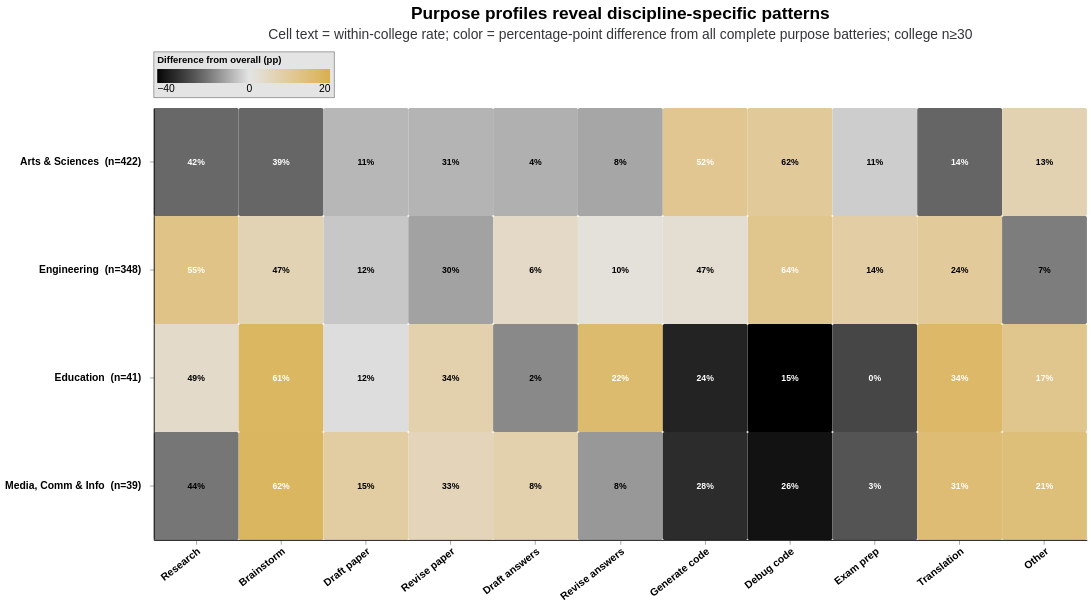

Notebook source saved alongside this figure:
### Code cell
# College-by-purpose grid. Display rates and color the percentage-point difference from
# the institution-wide purpose rate. Suppress college bases below 30.
college_bases = purpose_base.groupby("COLLEGE_NAME1").size()
eligible_colleges = college_bases.loc[college_bases.ge(30)].index

college_purpose = (
    purpose_long.loc[purpose_long["COLLEGE_NAME1"].isin(eligible_colleges)]
    .groupby(["COLLEGE_NAME1", "code", "PurposeShort"], observed=True)
    .agg(Selected=("Selected", "sum"), Base=("Selected", "size"))
    .reset_index()
)
college_purpose["Percent"] = 100 * college_purpose["Selected"] / college_purpose["Base"]

institution_purpose = purpose_long.groupby("code", observed=True)["Selected"].mean().mul(100)
college_purpose["Overall"] = college_purpose["code"].map(institution_purpose)
college_purpose["Delta"] = college_purpose["Percent"] - college_purpose["Overall"]
college_purpose["RateLabel"] = college_purpose["Percent"].map(lambda value: f"{value:.0f}%")
college_purpose["College"] = college_purpose["COLLEGE_NAME1"].map(COLLEGE_SHORT)
college_purpose["CollegeLabel"] = college_purpose.apply(
    lambda row: f"{row['College']}  (n={row['Base']:,})", axis=1
)

purpose_short_order = [PURPOSE_SHORT[code] for code in PURPOSE_COLUMNS]
college_order = (
    college_bases.loc[eligible_colleges]
    .sort_values(ascending=False)
    .index.to_series()
    .map(COLLEGE_SHORT)
    .tolist()
)
college_label_order = [
    f"{college}  (n={int(college_bases.loc[name]):,})"
    for name, college in zip(
        college_bases.loc[eligible_colleges].sort_values(ascending=False).index,
        college_order,
    )
]

heatmap = (
    alt.Chart(college_purpose)
    .mark_rect(cornerRadius=2)
    .encode(
        x=alt.X(
            "PurposeShort:N",
            sort=purpose_short_order,
            title=None,
            axis=alt.Axis(labelAngle=-38, labelAlign="right"),
        ),
        y=alt.Y("CollegeLabel:N", sort=college_label_order, title=None),
        color=alt.Color(
            "Delta:Q",
            scale=alt.Scale(
                type="symlog",
                domain=[-40, 25],
                domainMid=0,
                range=[CU_BLACK,  "#E4E4E4",  CU_GOLD],
            ),
            legend=alt.Legend(title="Difference from overall (pp)"),
        ),
        tooltip=[
            alt.Tooltip("College:N"),
            alt.Tooltip("PurposeShort:N", title="Purpose"),
            "Selected:Q",
            "Base:Q",
            alt.Tooltip("Percent:Q", format=".1f", title="College percent"),
            alt.Tooltip("Overall:Q", format=".1f", title="Overall percent"),
            alt.Tooltip("Delta:Q", format="+.1f", title="Difference (pp)"),
        ],
    )
)
heatmap_text = (
    alt.Chart(college_purpose)
    .mark_text(fontSize=10, fontWeight="bold")
    .encode(
        x=alt.X("PurposeShort:N", sort=purpose_short_order),
        y=alt.Y("CollegeLabel:N", sort=college_label_order),
        text="RateLabel:N",
        color=alt.condition(
            "abs(datum.Delta) >= 5",
            alt.value("white"),
            alt.value(CU_BLACK),
        ),
    )
)

college_purpose_chart = style_chart(
    (heatmap + heatmap_text).properties(
        width=1080,
        height=500,
        title=alt.Title(
            "Purpose profiles reveal discipline-specific patterns",
            subtitle="Cell text = within-college rate; color = percentage-point difference from all complete purpose batteries; college n≥30",
        ),
    )
)
college_purpose_chart

### Figure 1 — Vega-Lite specification as saved in the notebook (floating-point values rounded to 4 significant figures)
{"config": {"view": {"continuousWidth": 300, "continuousHeight": 300, "stroke": null}, "axis": {"domain": true, "domainColor": "#000000", "domainWidth": 1, "gridColor": "#D9D9D9", "gridOpacity": 0.33, "labelFont": "Arial", "labelFontSize": 12, "labelFontWeight": 600, "tickColor": "#333537", "tickWidth": 0.5, "ticks": true, "titleFont": "Arial", "titleFontSize": 14, "titleFontWeight": "bold"}, "axisX": {"orient": "bottom"}, "axisY": {"labelLimit": 500, "labelPadding": 10, "orient": "left"}, "legend": {"direction": "horizontal", "fillColor": "#E4E4E4", "labelFont": "Arial", "labelFontSize": 12, "offset": 12, "orient": "top", "padding": 4, "strokeColor": "#333537", "strokeWidth": 0.5, "symbolSize": 150, "title": null}, "title": {"align": "center", "anchor": "middle", "color": "#000000", "font": "Arial", "fontSize": 20, "fontWeight": "bolder", "frame": "group", "offset": 12, "subtitleColor": "#333537", "subtitleFont": "Arial", "subtitleFontSize": 16, "subtitlePadding": 6}}, "layer": [{"mark": {"type": "rect", "cornerRadius": 2}, "encoding": {"color": {"field": "Delta", "legend": {"title": "Difference from overall (pp)"}, "scale": {"domain": [-40, 25], "domainMid": 0, "range": ["#000000", "#E4E4E4", "#D8B04D"], "type": "symlog"}, "type": "quantitative"}, "tooltip": [{"field": "College", "type": "nominal"}, {"field": "PurposeShort", "title": "Purpose", "type": "nominal"}, {"field": "Selected", "type": "quantitative"}, {"field": "Base", "type": "quantitative"}, {"field": "Percent", "format": ".1f", "title": "College percent", "type": "quantitative"}, {"field": "Overall", "format": ".1f", "title": "Overall percent", "type": "quantitative"}, {"field": "Delta", "format": "+.1f", "title": "Difference (pp)", "type": "quantitative"}], "x": {"axis": {"labelAlign": "right", "labelAngle": -38}, "field": "PurposeShort", "sort": ["Research", "Brainstorm", "Draft paper", "Revise paper", "Draft answers", "Revise answers", "Generate code", "Debug code", "Exam prep", "Translation", "Other"], "title": null, "type": "nominal"}, "y": {"field": "CollegeLabel", "sort": ["Arts & Sciences  (n=422)", "Engineering  (n=348)", "Education  (n=41)", "Media, Comm & Info  (n=39)"], "title": null, "type": "nominal"}}}, {"mark": {"type": "text", "fontSize": 10, "fontWeight": "bold"}, "encoding": {"color": {"condition": {"test": "abs(datum.Delta) >= 5", "value": "white"}, "value": "#000000"}, "text": {"field": "RateLabel", "type": "nominal"}, "x": {"field": "PurposeShort", "sort": ["Research", "Brainstorm", "Draft paper", "Revise paper", "Draft answers", "Revise answers", "Generate code", "Debug code", "Exam prep", "Translation", "Other"], "type": "nominal"}, "y": {"field": "CollegeLabel", "sort": ["Arts & Sciences  (n=422)", "Engineering  (n=348)", "Education  (n=41)", "Media, Comm & Info  (n=39)"], "type": "nominal"}}}], "data": {"name": "data-276c8619dbdf36b248bb2a5314e3f5e4"}, "height": 500, "title": {"text": "Purpose profiles reveal discipline-specific patterns", "subtitle": "Cell text = within-college rate; color = percentage-point difference from all complete purpose batteries; college n≥30"}, "width": 1080, "$schema": "https://vega.github.io/schema/vega-lite/v6.4.1.json", "datasets": {"data-276c8619dbdf36b248bb2a5314e3f5e4": [{"COLLEGE_NAME1": "College of Arts & Sciences", "code": "GS1302_GSGGAI_1", "PurposeShort": "Research", "Selected": 178, "Base": 422, "Percent": 42.18, "Overall": 47.97, "Delta": -5.788, "RateLabel": "42%", "College": "Arts & Sciences", "CollegeLabel": "Arts & Sciences  (n=422)"}, {"COLLEGE_NAME1": "College of Arts & Sciences", "code": "GS1302_GSGGAI_10", "PurposeShort": "Debug code", "Selected": 261, "Base": 422, "Percent": 61.85, "Overall": 57.67, "Delta": 4.173, "RateLabel": "62%", "College": "Arts & Sciences", "CollegeLabel": "Arts & Sciences  (n=422)"}, {"COLLEGE_NAME1": "College of Arts & Sciences", "code": "GS1302_GSGGAI_11", "PurposeShort": "Exam prep", "Selected": 45, "Base": 422, "Percent": 10.66, "Overall": 11.06, "Delta": -0.3974, "RateLabel": "11%", "College": "Arts & Sciences", "CollegeLabel": "Arts & Sciences  (n=422)"}, {"COLLEGE_NAME1": "College of Arts & Sciences", "code": "GS1302_GSGGAI_12", "PurposeShort": "Translation", "Selected": 59, "Base": 422, "Percent": 13.98, "Overall": 20.09, "Delta": -6.109, "RateLabel": "14%", "College": "Arts & Sciences", "CollegeLabel": "Arts & Sciences  (n=422)"}, {"COLLEGE_NAME1": "College of Arts & Sciences", "code": "GS1302_GSGGAI_4", "PurposeShort": "Brainstorm", "Selected": 165, "Base": 422, "Percent": 39.1, "Overall": 45.03, "Delta": -5.934, "RateLabel": "39%", "College": "Arts & Sciences", "CollegeLabel": "Arts & Sciences  (n=422)"}, {"COLLEGE_NAME1": "College of Arts & Sciences", "code": "GS1302_GSGGAI_5", "PurposeShort": "Draft paper", "Selected": 48, "Base": 422, "Percent": 11.37, "Overall": 12.3, "Delta": -0.9281, "RateLabel": "11%", "College": "Arts & Sciences", "CollegeLabel": "Arts & Sciences  (n=422)"}, {"COLLEGE_NAME1": "College of Arts & Sciences", "code": "GS1302_GSGGAI_6", "PurposeShort": "Revise paper", "Selected": 130, "Base": 422, "Percent": 30.81, "Overall": 31.83, "Delta": -1.023, "RateLabel": "31%", "College": "Arts & Sciences", "CollegeLabel": "Arts & Sciences  (n=422)"}, {"COLLEGE_NAME1": "College of Arts & Sciences", "code": "GS1302_GSGGAI_7", "PurposeShort": "Draft answers", "Selected": 18, "Base": 422, "Percent": 4.265, "Overall": 5.418, "Delta": -1.152, "RateLabel": "4%", "College": "Arts & Sciences", "CollegeLabel": "Arts & Sciences  (n=422)"}, {"COLLEGE_NAME1": "College of Arts & Sciences", "code": "GS1302_GSGGAI_8", "PurposeShort": "Revise answers", "Selected": 35, "Base": 422, "Percent": 8.294, "Overall": 9.819, "Delta": -1.526, "RateLabel": "8%", "College": "Arts & Sciences", "CollegeLabel": "Arts & Sciences  (n=422)"}, {"COLLEGE_NAME1": "College of Arts & Sciences", "code": "GS1302_GSGGAI_9", "PurposeShort": "Generate code", "Selected": 220, "Base": 422, "Percent": 52.13, "Overall": 46.95, "Delta": 5.18, "RateLabel": "52%", "College": "Arts & Sciences", "CollegeLabel": "Arts & Sciences  (n=422)"}, {"COLLEGE_NAME1": "College of Arts & Sciences", "code": "GS1302_GSGGAI_999", "PurposeShort": "Other", "Selected": 56, "Base": 422, "Percent": 13.27, "Overall": 11.29, "Delta": 1.983, "RateLabel": "13%", "College": "Arts & Sciences", "CollegeLabel": "Arts & Sciences  (n=422)"}, {"COLLEGE_NAME1": "College of Engr & Applied Sci", "code": "GS1302_GSGGAI_1", "PurposeShort": "Research", "Selected": 190, "Base": 348, "Percent": 54.6, "Overall": 47.97, "Delta": 6.629, "RateLabel": "55%", "College": "Engineering", "CollegeLabel": "Engineering  (n=348)"}, {"COLLEGE_NAME1": "College of Engr & Applied Sci", "code": "GS1302_GSGGAI_10", "PurposeShort": "Debug code", "Selected": 221, "Base": 348, "Percent": 63.51, "Overall": 57.67, "Delta": 5.831, "RateLabel": "64%", "College": "Engineering", "CollegeLabel": "Engineering  (n=348)"}, {"COLLEGE_NAME1": "College of Engr & Applied Sci", "code": "GS1302_GSGGAI_11", "PurposeShort": "Exam prep", "Selected": 49, "Base": 348, "Percent": 14.08, "Overall": 11.06, "Delta": 3.02, "RateLabel": "14%", "College": "Engineering", "CollegeLabel": "Engineering  (n=348)"}, {"COLLEGE_NAME1": "College of Engr & Applied Sci", "code": "GS1302_GSGGAI_12", "PurposeShort": "Translation", "Selected": 84, "Base": 348, "Percent": 24.14, "Overall": 20.09, "Delta": 4.048, "RateLabel": "24%", "College": "Engineering", "CollegeLabel": "Engineering  (n=348)"}, {"COLLEGE_NAME1": "College of Engr & Applied Sci", "code": "GS1302_GSGGAI_4", "PurposeShort": "Brainstorm", "Selected": 163, "Base": 348, "Percent": 46.84, "Overall": 45.03, "Delta": 1.805, "RateLabel": "47%", "College": "Engineering", "CollegeLabel": "Engineering  (n=348)"}, {"COLLEGE_NAME1": "College of Engr & Applied Sci", "code": "GS1302_GSGGAI_5", "PurposeShort": "Draft paper", "Selected": 41, "Base": 348, "Percent": 11.78, "Overall": 12.3, "Delta": -0.5209, "RateLabel": "12%", "College": "Engineering", "CollegeLabel": "Engineering  (n=348)"}, {"COLLEGE_NAME1": "College of Engr & Applied Sci", "code": "GS1302_GSGGAI_6", "PurposeShort": "Revise paper", "Selected": 105, "Base": 348, "Percent": 30.17, "Overall": 31.83, "Delta": -1.656, "RateLabel": "30%", "College": "Engineering", "CollegeLabel": "Engineering  (n=348)"}, {"COLLEGE_NAME1": "College of Engr & Applied Sci", "code": "GS1302_GSGGAI_7", "PurposeShort": "Draft answers", "Selected": 22, "Base": 348, "Percent": 6.322, "Overall": 5.418, "Delta": 0.9042, "RateLabel": "6%", "College": "Engineering", "CollegeLabel": "Engineering  (n=348)"}, {"COLLEGE_NAME1": "College of Engr & Applied Sci", "code": "GS1302_GSGGAI_8", "PurposeShort": "Revise answers", "Selected": 35, "Base": 348, "Percent": 10.06, "Overall": 9.819, "Delta": 0.2381, "RateLabel": "10%", "College": "Engineering", "CollegeLabel": "Engineering  (n=348)"}, {"COLLEGE_NAME1": "College of Engr & Applied Sci", "code": "GS1302_GSGGAI_9", "PurposeShort": "Generate code", "Selected": 165, "Base": 348, "Percent": 47.41, "Overall": 46.95, "Delta": 0.4612, "RateLabel": "47%", "College": "Engineering", "CollegeLabel": "Engineering  (n=348)"}, {"COLLEGE_NAME1": "College of Engr & Applied Sci", "code": "GS1302_GSGGAI_999", "PurposeShort": "Other", "Selected": 26, "Base": 348, "Percent": 7.471, "Overall": 11.29, "Delta": -3.815, "RateLabel": "7%", "College": "Engineering", "CollegeLabel": "Engineering  (n=348)"}, {"COLLEGE_NAME1": "College of Media, Comm & Info", "code": "GS1302_GSGGAI_1", "PurposeShort": "Research", "Selected": 17, "Base": 39, "Percent": 43.59, "Overall": 47.97, "Delta": -4.379, "RateLabel": "44%", "College": "Media, Comm & Info", "CollegeLabel": "Media, Comm & Info  (n=39)"}, {"COLLEGE_NAME1": "College of Media, Comm & Info", "code": "GS1302_GSGGAI_10", "PurposeShort": "Debug code", "Selected": 10, "Base": 39, "Percent": 25.64, "Overall": 57.67, "Delta": -32.03, "RateLabel": "26%", "College": "Media, Comm & Info", "CollegeLabel": "Media, Comm & Info  (n=39)"}, {"COLLEGE_NAME1": "College of Media, Comm & Info", "code": "GS1302_GSGGAI_11", "PurposeShort": "Exam prep", "Selected": 1, "Base": 39, "Percent": 2.564, "Overall": 11.06, "Delta": -8.497, "RateLabel": "3%", "College": "Media, Comm & Info", "CollegeLabel": "Media, Comm & Info  (n=39)"}, {"COLLEGE_NAME1": "College of Media, Comm & Info", "code": "GS1302_GSGGAI_12", "PurposeShort": "Translation", "Selected": 12, "Base": 39, "Percent": 30.77, "Overall": 20.09, "Delta": 10.68, "RateLabel": "31%", "College": "Media, Comm & Info", "CollegeLabel": "Media, Comm & Info  (n=39)"}, {"COLLEGE_NAME1": "College of Media, Comm & Info", "code": "GS1302_GSGGAI_4", "PurposeShort": "Brainstorm", "Selected": 24, "Base": 39, "Percent": 61.54, "Overall": 45.03, "Delta": 16.5, "RateLabel": "62%", "College": "Media, Comm & Info", "CollegeLabel": "Media, Comm & Info  (n=39)"}, {"COLLEGE_NAME1": "College of Media, Comm & Info", "code": "GS1302_GSGGAI_5", "PurposeShort": "Draft paper", "Selected": 6, "Base": 39, "Percent": 15.38, "Overall": 12.3, "Delta": 3.082, "RateLabel": "15%", "College": "Media, Comm & Info", "CollegeLabel": "Media, Comm & Info  (n=39)"}, {"COLLEGE_NAME1": "College of Media, Comm & Info", "code": "GS1302_GSGGAI_6", "PurposeShort": "Revise paper", "Selected": 13, "Base": 39, "Percent": 33.33, "Overall": 31.83, "Delta": 1.505, "RateLabel": "33%", "College": "Media, Comm & Info", "CollegeLabel": "Media, Comm & Info  (n=39)"}, {"COLLEGE_NAME1": "College of Media, Comm & Info", "code": "GS1302_GSGGAI_7", "PurposeShort": "Draft answers", "Selected": 3, "Base": 39, "Percent": 7.692, "Overall": 5.418, "Delta": 2.275, "RateLabel": "8%", "College": "Media, Comm & Info", "CollegeLabel": "Media, Comm & Info  (n=39)"}, {"COLLEGE_NAME1": "College of Media, Comm & Info", "code": "GS1302_GSGGAI_8", "PurposeShort": "Revise answers", "Selected": 3, "Base": 39, "Percent": 7.692, "Overall": 9.819, "Delta": -2.127, "RateLabel": "8%", "College": "Media, Comm & Info", "CollegeLabel": "Media, Comm & Info  (n=39)"}, {"COLLEGE_NAME1": "College of Media, Comm & Info", "code": "GS1302_GSGGAI_9", "PurposeShort": "Generate code", "Selected": 11, "Base": 39, "Percent": 28.21, "Overall": 46.95, "Delta": -18.75, "RateLabel": "28%", "College": "Media, Comm & Info", "CollegeLabel": "Media, Comm & Info  (n=39)"}, {"COLLEGE_NAME1": "College of Media, Comm & Info", "code": "GS1302_GSGGAI_999", "PurposeShort": "Other", "Selected": 8, "Base": 39, "Percent": 20.51, "Overall": 11.29, "Delta": 9.226, "RateLabel": "21%", "College": "Media, Comm & Info", "CollegeLabel": "Media, Comm & Info  (n=39)"}, {"COLLEGE_NAME1": "School of Education", "code": "GS1302_GSGGAI_1", "PurposeShort": "Research", "Selected": 20, "Base": 41, "Percent": 48.78, "Overall": 47.97, "Delta": 0.8121, "RateLabel": "49%", "College": "Education", "CollegeLabel": "Education  (n=41)"}, {"COLLEGE_NAME1": "School of Education", "code": "GS1302_GSGGAI_10", "PurposeShort": "Debug code", "Selected": 6, "Base": 41, "Percent": 14.63, "Overall": 57.67, "Delta": -43.04, "RateLabel": "15%", "College": "Education", "CollegeLabel": "Education  (n=41)"}, {"COLLEGE_NAME1": "School of Education", "code": "GS1302_GSGGAI_11", "PurposeShort": "Exam prep", "Selected": 0, "Base": 41, "Percent": 0.0, "Overall": 11.06, "Delta": -11.06, "RateLabel": "0%", "College": "Education", "CollegeLabel": "Education  (n=41)"}, {"COLLEGE_NAME1": "School of Education", "code": "GS1302_GSGGAI_12", "PurposeShort": "Translation", "Selected": 14, "Base": 41, "Percent": 34.15, "Overall": 20.09, "Delta": 14.06, "RateLabel": "34%", "College": "Education", "CollegeLabel": "Education  (n=41)"}, {"COLLEGE_NAME1": "School of Education", "code": "GS1302_GSGGAI_4", "PurposeShort": "Brainstorm", "Selected": 25, "Base": 41, "Percent": 60.98, "Overall": 45.03, "Delta": 15.94, "RateLabel": "61%", "College": "Education", "CollegeLabel": "Education  (n=41)"}, {"COLLEGE_NAME1": "School of Education", "code": "GS1302_GSGGAI_5", "PurposeShort": "Draft paper", "Selected": 5, "Base": 41, "Percent": 12.2, "Overall": 12.3, "Delta": -0.1074, "RateLabel": "12%", "College": "Education", "CollegeLabel": "Education  (n=41)"}, {"COLLEGE_NAME1": "School of Education", "code": "GS1302_GSGGAI_6", "PurposeShort": "Revise paper", "Selected": 14, "Base": 41, "Percent": 34.15, "Overall": 31.83, "Delta": 2.318, "RateLabel": "34%", "College": "Education", "CollegeLabel": "Education  (n=41)"}, {"COLLEGE_NAME1": "School of Education", "code": "GS1302_GSGGAI_7", "PurposeShort": "Draft answers", "Selected": 1, "Base": 41, "Percent": 2.439, "Overall": 5.418, "Delta": -2.979, "RateLabel": "2%", "College": "Education", "CollegeLabel": "Education  (n=41)"}, {"COLLEGE_NAME1": "School of Education", "code": "GS1302_GSGGAI_8", "PurposeShort": "Revise answers", "Selected": 9, "Base": 41, "Percent": 21.95, "Overall": 9.819, "Delta": 12.13, "RateLabel": "22%", "College": "Education", "CollegeLabel": "Education  (n=41)"}, {"COLLEGE_NAME1": "School of Education", "code": "GS1302_GSGGAI_9", "PurposeShort": "Generate code", "Selected": 10, "Base": 41, "Percent": 24.39, "Overall": 46.95, "Delta": -22.56, "RateLabel": "24%", "College": "Education", "CollegeLabel": "Education  (n=41)"}, {"COLLEGE_NAME1": "School of Education", "code": "GS1302_GSGGAI_999", "PurposeShort": "Other", "Selected": 7, "Base": 41, "Percent": 17.07, "Overall": 11.29, "Delta": 5.786, "RateLabel": "17%", "College": "Education", "CollegeLabel": "Education  (n=41)"}]}}
